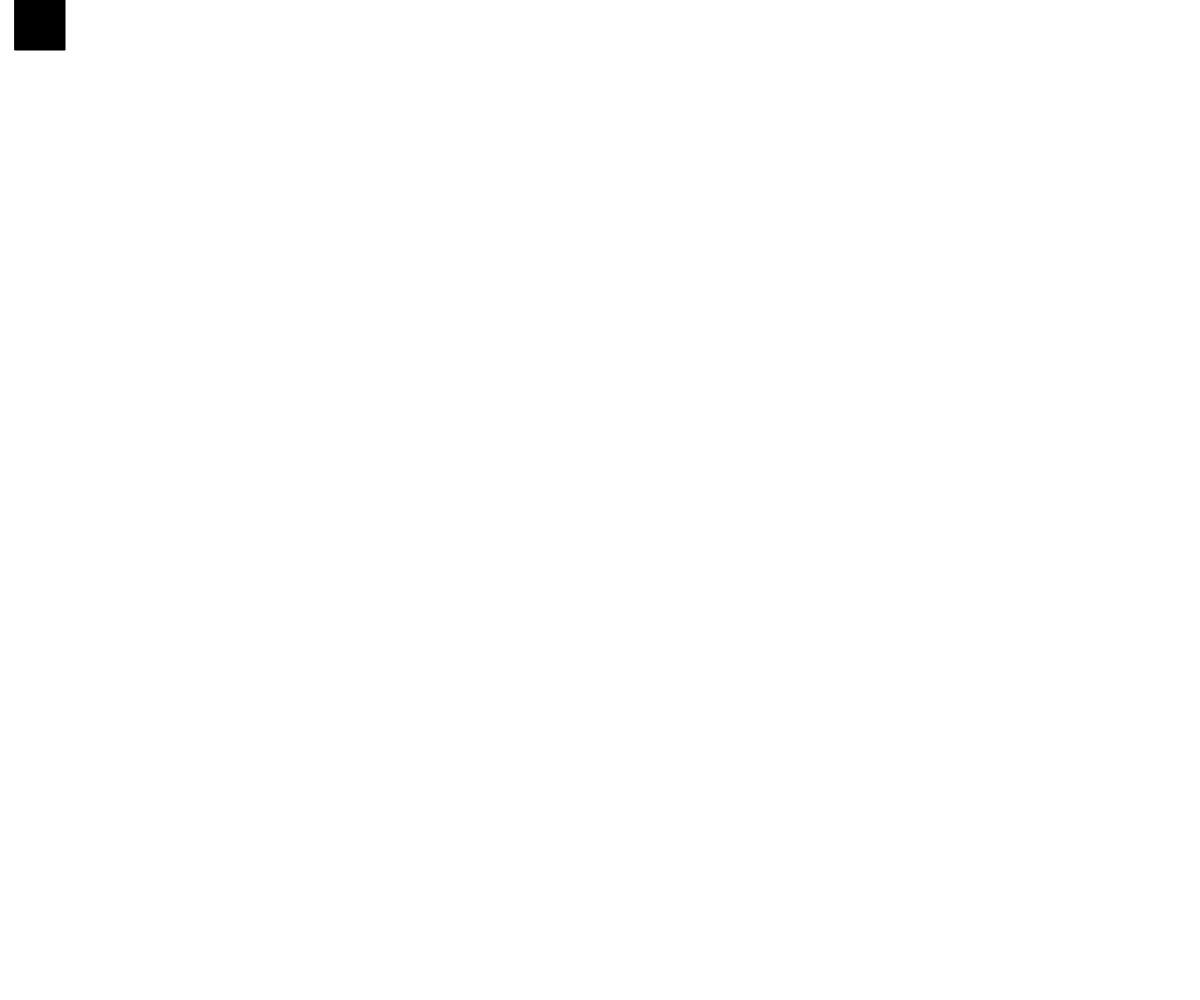
Frame 1 (no input)
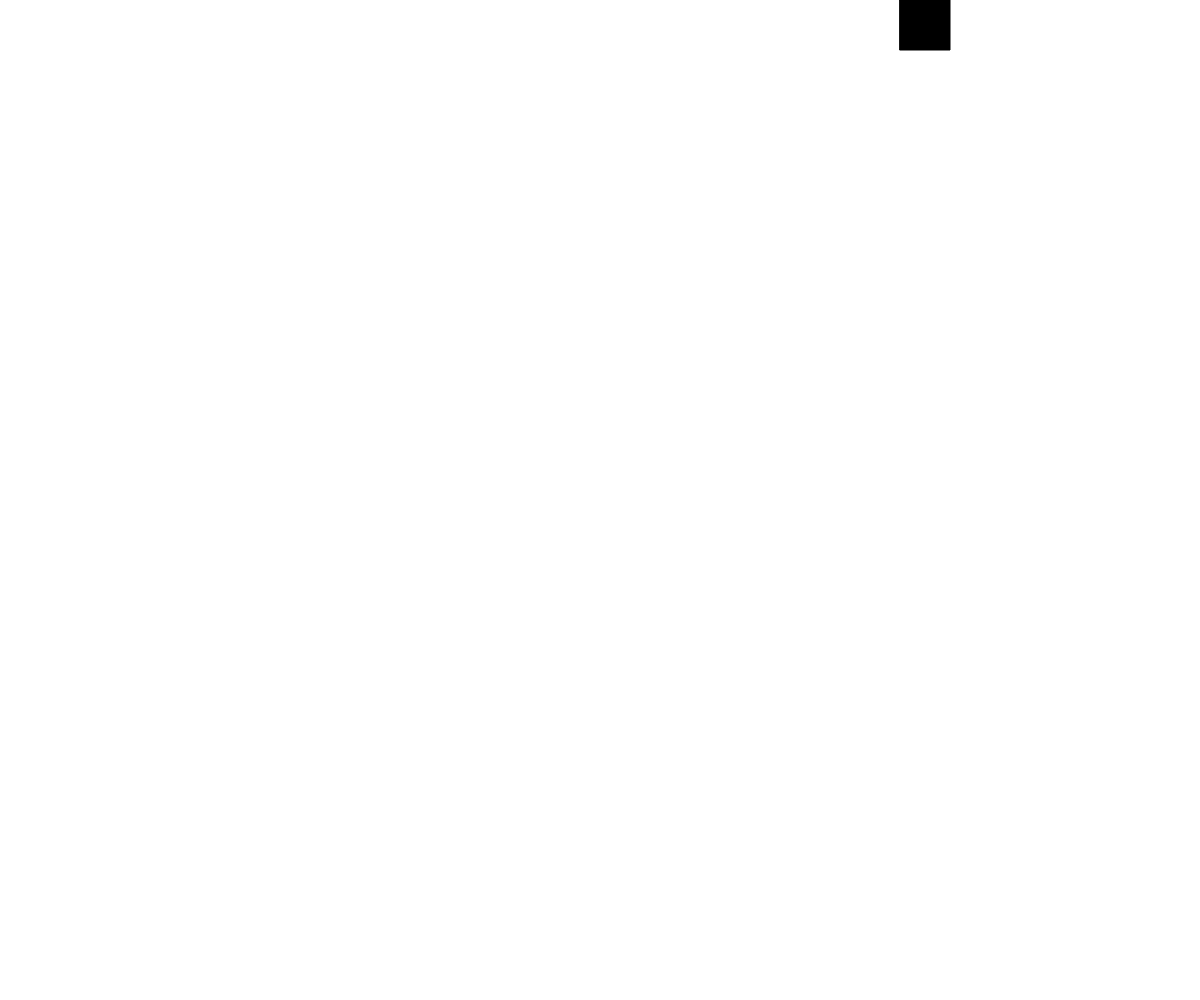
Frame 60 (no input)
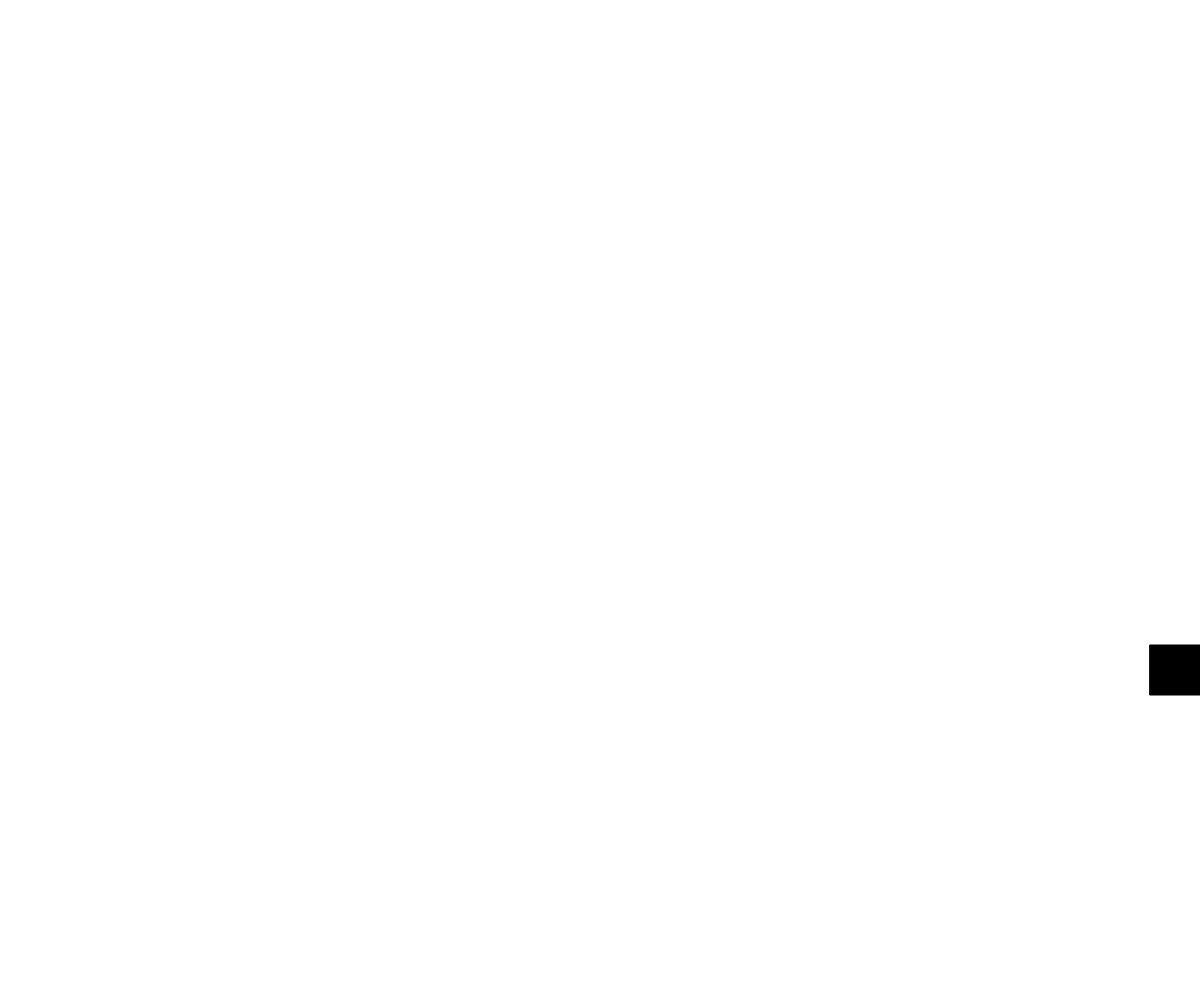
Frame 120 (the mouse pressed at the canvas centre since frame 60)

The p5.js sketch that drew these frames (run headless with seeded random() and noise() and a simulated clock; from frame 60 on, the mouse is pressed at the canvas centre):

// p5.js sketch
// ── sketch.js
// Moving Square
// Catherine Liu
// Feb 26, 2018


let x, y, speed, squareSize;
let state;

function setup() {
  createCanvas(windowWidth, windowHeight);
  x = 0;
  y = 0;
  speed = 15;
  squareSize = 50;
  state = 1;
}

function draw() {
  background (255);

  moveSquare();

  fill(0);
  rect(x, y, squareSize, squareSize);
}

function moveSquare() {
  if (state ===1) {
    x += speed;
    if (x > width - squareSize) {
      state = 2;
      x = width - squareSize;
    }
  }
  else if (state ===2) {
    y += speed;
    if (y > height - squareSize) {
      state = 3;
      y = height - squareSize;
    }
  }
  else if (state ===3) {
    x -= speed;
    if (x < 0) {
      state = 4;
      x = 0;
    }
  }
  else if (state === 4) {
    y -= speed;
    if (y < 0) {
      state = 1;
      x = 0;
    }
  }
}
